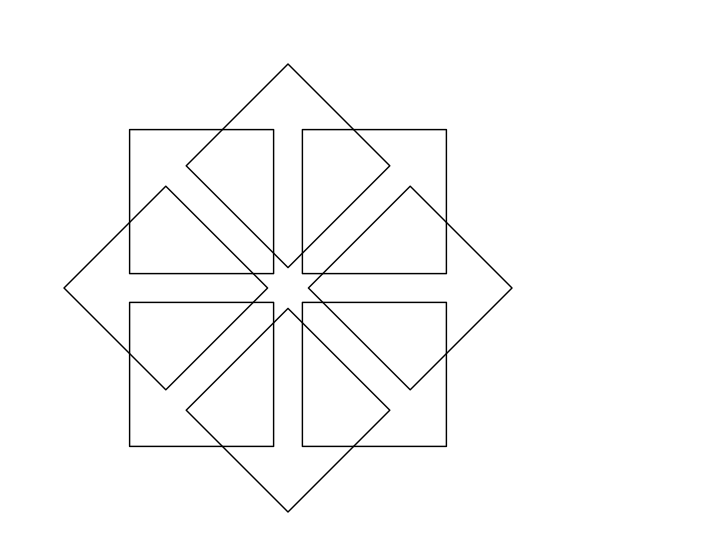

This chart was generated by the following gnuplot code:
; sufi.plt

%define SQUARE ; <x-center> <y-center> <square-side>
x=$1 : y=$2 : z=$3/(2*(x*x+y*y))^0.5 : u=z*$1 : v=z*$2
(x-u) (y-v)
(x-v) (y+u)
(x+u) (y+v)
(x+v) (y-u)
plot
%%
%define DISPSUFI ; <x-center> <y-center> <square-side> <gutter>
pltyp=poly : xofs=$1 : yofs=$2 : a=($3+$4)/2 : b=a*2^0.5 : s=$3
%SQUARE  a  a  s
%SQUARE  0  b  s
%SQUARE -a  a  s
%SQUARE -b  0  s
%SQUARE -a -a  s
%SQUARE  0 -b  s
%SQUARE  a -a  s
%SQUARE  b  0  s
%%

annl=0 : axlw=0 : head=0 : xllc=0 : xmax=6 : xlen=6 : yllc=0 : ymax=6 : ylen=6
%DISPSUFI 4 4 2 0.4     ; INVOCATION
